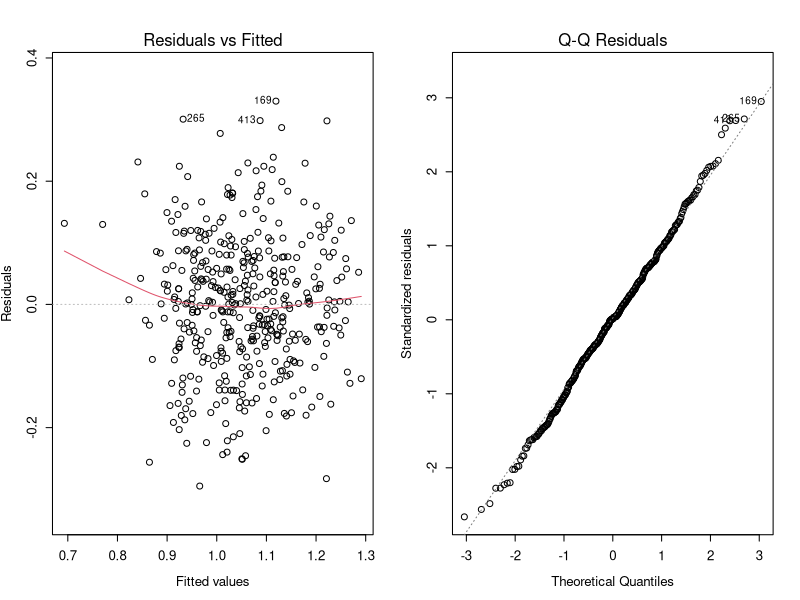

Reproduce this figure in R.
rm(list=ls())
library(data.table)
data.raw <- fread("./2016_app_proj_group_4.txt")
data.2 <- data.raw
data.2[,"BMI"] <- data.raw$weight / (data.raw$height / 100)^2
data.2[,"WHR"] <- data.raw$waist / data.raw$hip

data.2 <- data.2[-22]

data.2 <- subset(data.2, select = -c( 3:5 ))

#health.data <- model.matrix(~., data = data.2)

health.lm <- lm(sqrt(hdl)~.^2, data=data.2)

health.lm3 <- lm(sqrt(hdl)~WHR, data=data.2)

summary(health.lm3)


library(MASS)
step <- stepAIC(health.lm, direction = "both", k = 4)
step$anova

summary(step)
help(stepAIC)

par(mfrow = c(1,2), cex = 0.8, mex = 0.8)
plot(step, which = c(1,2))
help(stepAIC)
